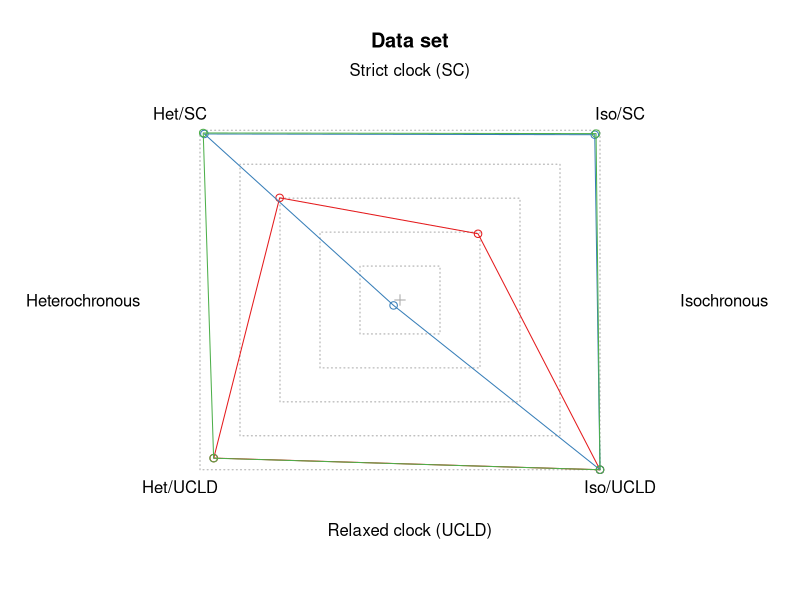

This chart was generated by the following R code:
library(RColorBrewer)
pal <- brewer.pal(3, "Set1")

setwd("~/Dropbox/projects_WORKING/BETS_prior_sensitivity/ms_files/sandbox_figures/")

mle_calculations <- read.table("BETS_empirical.csv", head = T, sep = ",")
head(mle_calculations)

rescale_mles <- function(mle_values){
  mle_values <- (mle_values - max(mle_values)) / 50 # Scaling
  mle_values <- mle_values + 10
  mle_values[mle_values < 1 ] <- rnorm(sum(mle_values < 1), 0.5, 0.2) 
  # Here one unit corresponds to 50 log marginal likelihood units, due to the scaling above. 
  # log Bayes factors < 50 are assigned a value of 0.5 with some noise to avoid overlap in the figure.
  return(mle_values)
}

plot_polygon <- function(mle_values, pal){
  polygon(c(-mle_values[1], mle_values[2], mle_values[4], -mle_values[3]), 
            c(mle_values[1], mle_values[2], -mle_values[4], -mle_values[3]), border = pal)
  points(c(-mle_values[1], mle_values[2], mle_values[4], -mle_values[3]), 
         c(mle_values[1], mle_values[2], -mle_values[4], -mle_values[3]), col = pal)
}
  
  
# het/sc, iso/sc, het/ucld, iso/ucld
exp_mles <- mle_calculations$Marginal.Likelihood[grep("trep.+exp", mle_calculations$Name)]
exp_mles <- rescale_mles(exp_mles)

gamma_mles <- mle_calculations$Marginal.Likelihood[grep("trep.+gamma", mle_calculations$Name)]
gamma_mles <- rescale_mles(gamma_mles)

logn_mles <- mle_calculations$Marginal.Likelihood[grep("trep.+logn", mle_calculations$Name)]
logn_mles <- rescale_mles(logn_mles)

par(mar = c(4, 7, 4, 6))
plot(0, 0, ylim = c(-12, 12), xlim = c(-12, 13), type = "n", bty = "n", 
     yaxt = "n", xaxt = "n", ylab = "", xlab = "", 
     main = "Data set")
#     main = expression(paste("Prior on ", Phi: Exp(1.0))))
mtext("Strict clock (SC)", side = 3, las = 1)
mtext("Relaxed clock (UCLD)", side = 1, las = 1)
mtext("Heterochronous", side = 2, las = 2)
mtext("Isochronous", side = 4, las = 2)

for(i in seq(from = 10, to = 2, by = -2)){
  polygon(c(-i, -i, i, i), c(-i, i, i, -i), border = "darkgrey", lty = 3, col = "white")
}
points(0, 0, pch = 3, col = "darkgrey")
text(c(-11, 11, 11, -11), 
     c(11, 11, -11, -11), labels = c("Het/SC", "Iso/SC", "Iso/UCLD", "Het/UCLD"))

plot_polygon(exp_mles, pal[1])
plot_polygon(gamma_mles, pal[2])
plot_polygon(logn_mles, pal[3])

